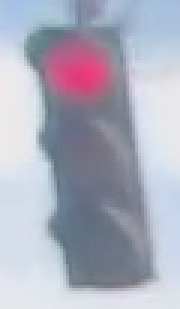
#> input picture Traffic Light 99%/traffic_light_images/training/red/26e44f94-2b05-4e13-b1b1-841ec9550220.jpg, 60 x 103 px (shown 3 times larger)
$ python draft-classifier-all-functions.py
#> lines starting #> are read from the running program, lines starting #| are printed output that depends on the picture; after the words box and inside, x2 and y2 are one past the last pixel; in counts of white or black regions, pixels touching at a corner belong together
### Traffic Light 99%/helpers.py
import os
import glob # library for loading images from a directory
import matplotlib.image as mpimg
import matplotlib.pyplot as plt
import numpy as np
import cv2 #computer vision library


# This function loads in images and their labels and places them in a list
# The list contains all images and their associated labels
# For example, after data is loaded, im_list[0][:] will be the first image-label pair in the list
def load_dataset(image_dir):
    # Populate this empty image list
#> called with image_dir = 'traffic_light_images/training/'
    im_list = []
    image_types = ["red", "yellow", "green"]
    # Iterate through each color folder
    for im_type in image_types:
        # Iterate through each image file in each image_type folder
        # glob reads in any image with the extension "image_dir/im_type/*"
        for file in glob.glob(os.path.join(image_dir, im_type, "*")):

            # Read in the image
            im = mpimg.imread(file)
#> im is the input picture: shape (103, 60, 3); mean R, G, B 171.8, 173.6, 189

            # Check if the image exists/if it's been correctly read-in
            if not im is None:
                # Append the image, and it's type (red, green, yellow) to the image list
                im_list.append((im, im_type))
    return im_list

#This function takes an image and displays it
# [44 lines left out: functions display_image, standardize_input, one_hot_encode, standardize, not called in this run]

### Traffic Light 97%/home/test_functions.py
import unittest
from IPython.display import Markdown, display


# Helper functions for printing markdown text (text in color/bold/etc)
def printmd(string):
    display(Markdown(string))

# Print a test failed message, given an error
def print_fail():
    printmd('**<span style="color: red;">TEST FAILED</span>**')

# Print a test passed message
def print_pass():
    printmd('**<span style="color: green;">TEST PASSED</span>**')


# A class holding all tests
class Tests(unittest.TestCase):


    # Tests the `one_hot_encode` function, which is passed in as an argument
    def test_one_hot(self, one_hot_function):

        # Test that the generated one-hot labels match the expected one-hot label
        # For all three cases (red, yellow, green)
        try:
            self.assertEqual([1,0,0], one_hot_function('red'))
            self.assertEqual([0,1,0], one_hot_function('yellow'))
            self.assertEqual([0,0,1], one_hot_function('green'))

        # If the function does *not* pass all 3 tests above, it enters this exception
        except self.failureException as e:
            # Print out an error message
            print_fail()
            print("Your function did not return the expected one-hot label.")
            print('\n'+str(e))
            return

        # Print out a "test passed" message
        print_pass()


    # Tests if any misclassified images are red but mistakenly classified as green
    # [19 lines left out: function test_red_as_green, not called in this run]

### Traffic Light 99%/draft-classifier-all-functions.py
import random
import numpy as np
import matplotlib.pyplot as plt
import cv2 #computer vision library

import helpers # helper functions
import test_functions

# Image data directories
IMAGE_DIR_TRAINING = "traffic_light_images/training/"
IMAGE_DIR_TEST = "traffic_light_images/test/"

# Using the load_dataset function in helpers.py
# Load training data
IMAGE_LIST = helpers.load_dataset(IMAGE_DIR_TRAINING)
#> IMAGE_LIST = 2 items

def display_image(image):
    plt.imshow(image[0])
    plt.show()
    print("Shape: " + str(image[0].shape))
    print("Label: " + str(image[1]))


#THE FOLLOWING LINES TEST THE DISPLAY FUNCTION.
for i in range(len(IMAGE_LIST)):
    if IMAGE_LIST[i][1] == 'red':
        print('Image: ' + str(i))
        display_image(IMAGE_LIST[i])
        break
#> this loop made 1 pass
#| Image: 0
#| Shape: (103, 60, 3)
#| Label: red

for i in range(len(IMAGE_LIST)):
    if IMAGE_LIST[i][1] == 'yellow':
        print('Image: ' + str(i))
        display_image(IMAGE_LIST[i])
        break
#> this loop made 2 passes

for i in range(len(IMAGE_LIST)):
    if IMAGE_LIST[i][1] == 'green':
        print('Image: ' + str(i))
        display_image(IMAGE_LIST[i])
        break


# This function should take in an RGB image and return a new, standardized version
def standardize_input(image):

    #Resize image and pre-process so that all "standard" images are the same size
    standard_im = np.copy(image)
    standard_im = cv2.resize(standard_im, (32, 32))

    return standard_im

# Given a label - "red", "green", or "yellow" - return a one-hot encoded label
def one_hot_encode(label):

    #Create a one-hot encoded label that works for all classes of traffic lights
    one_hot_encoded = []
    if label == 'red':
        one_hot_encoded = [1, 0, 0]
    elif label == 'yellow':
        one_hot_encoded = [0, 1, 0]
    else:
        one_hot_encoded = [0, 0, 1]
    return one_hot_encoded


# Test for one_hot_encode function
tests = test_functions.Tests()
tests.test_one_hot(one_hot_encode)


def standardize(image_list):

    # Empty image data array
    standard_list = []

    # Iterate through all the image-label pairs
    for item in image_list:
        image = item[0]
        label = item[1]

        # Standardize the image
        standardized_im = standardize_input(image)

        # One-hot encode the label
        one_hot_label = one_hot_encode(label)

        # Append the image, and it's one hot encoded label to the full, processed list of image data
        standard_list.append((standardized_im, one_hot_label))
#> this loop made 2 passes
#> (label, one_hot_label) on passes 1 to 2: ('red', [1, 0, 0]), ('green', [0, 0, 1])
#> pass 1, in standardize_input, `standard_im = cv2.resize(standard_im, (32, 32))`:
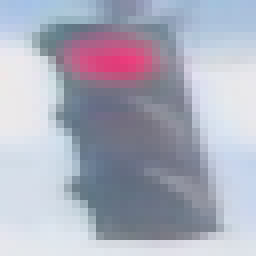
#> standard_im: shape (32, 32, 3) (shown 8 times larger); mean R, G, B 171.6, 173.4, 188.8
#> pass 2, in standardize_input (call 2), `standard_im = cv2.resize(standard_im, (32, 32))`:
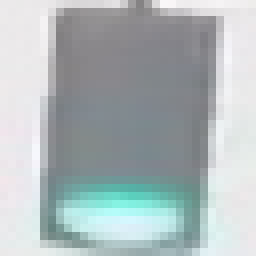
#> standard_im: shape (32, 32, 3) (shown 8 times larger); mean R, G, B 173.5, 183.7, 185.4
#> after the loop, standard_list = 2 items

    return standard_list

# Standardize all training images
STANDARDIZED_LIST = standardize(IMAGE_LIST)
#> STANDARDIZED_LIST = 2 items


def saturation(rgb_image):
    hsv = cv2.cvtColor(rgb_image, cv2.COLOR_RGB2HSV)

    s = hsv[:,:, 1]

    height, width, color = hsv.shape

    lower_bound = (np.sum(s) / (height * width)) + np.std(s)
    upper_bound = 256

    mask = cv2.inRange(s, lower_bound, upper_bound)

    masked_image = np.copy(rgb_image)
    masked_image[mask == 0] = 0

    # [7 lines of commented-out code are left out]
    return masked_image

def brightness(rgb_image):
    image = saturation(rgb_image)

    #Convert image to HSV color space
    hsv = cv2.cvtColor(image, cv2.COLOR_RGB2HSV)
    v = hsv[:,:, 2] #displays image brightness

    v_sum = np.sum(v)
    v_std = np.std(v) * 2
    area = 32 * 32

    lower_bound1 = (v_sum / area) + v_std
    upper_bound1 = 256

    mask1 = cv2.inRange(v, lower_bound1, upper_bound1) #selects sections brightest sections of h

    masked_image = np.copy(image)
    masked_image[mask1 == 0] = 0 #assigns maximum darkness to sections outside the brightest section

    # [8 lines of commented-out code are left out]

    return masked_image

def red(rgb_image):
    image = brightness(rgb_image)
    hsv = cv2.cvtColor(image, cv2.COLOR_RGB2HSV)

    lower_bound = np.array([120, 0, 0])
    upper_bound = np.array([180, 255, 255])

    mask = cv2.inRange(hsv, lower_bound, upper_bound)

    masked_image = np.copy(image)
    masked_image[mask==0] = 0

    #plt.imshow(masked_image)

    count = 0

    height, width, color = masked_image.shape
    for i in range(height):
        for j in range(width):
            for z in range(color):
                if masked_image[i][j][z] != 0:
                    count += 1

    return count

def yellow(rgb_image):
    image = brightness(rgb_image)
    hsv = cv2.cvtColor(image, cv2.COLOR_RGB2HSV)

    lower_bound = np.array([15, 0, 0])
    upper_bound = np.array([70, 255, 255])

    mask = cv2.inRange(hsv, lower_bound, upper_bound)

    masked_image = np.copy(image)
    masked_image[mask==0] = 0

    #plt.imshow(masked_image)

    count = 0

    height, width, color = masked_image.shape
    for i in range(height):
        for j in range(width):
            for z in range(color):
                if masked_image[i][j][z] != 0:
                    count += 1
    return count

def green(rgb_image):
    image = brightness(rgb_image)
    hsv = cv2.cvtColor(image, cv2.COLOR_RGB2HSV)

    lower_bound = np.array([70, 0, 0])
    upper_bound = np.array([95, 255, 255])

    mask = cv2.inRange(hsv, lower_bound, upper_bound)

    masked_image = np.copy(image)
    masked_image[mask==0] = 0

    #plt.imshow(masked_image)

    count = 0

    height, width, color = masked_image.shape
    for i in range(height):
        for j in range(width):
            for z in range(color):
                if masked_image[i][j][z] != 0:
                    count += 1
    return count


def estimate_label(rgb_image):

    #Extract feature(s) from the RGB image and use those features to
    ## classify the image and output a one-hot encoded label
    predicted_label = []

    y_count = yellow(rgb_image)
    r_count = red(rgb_image)
    g_count = green(rgb_image)

    if r_count > y_count and r_count > g_count:
        predicted_label = [1,0,0]
    elif y_count > r_count and y_count > g_count:
        predicted_label = [0,1,0]
    else:
        predicted_label = [0, 0, 1]

    return predicted_label


# Using the load_dataset function in helpers.py
# Load test data
TEST_IMAGE_LIST = helpers.load_dataset(IMAGE_DIR_TEST)
#> TEST_IMAGE_LIST = 2 items

# Standardize the test data
STANDARDIZED_TEST_LIST = standardize(TEST_IMAGE_LIST)
#> the loop in standardize (call 2), `for item in image_list:` made 2 passes
#> STANDARDIZED_TEST_LIST = 2 items

# Shuffle the standardized test data
random.shuffle(STANDARDIZED_TEST_LIST)


# Constructs a list of misclassified images given a list of test images and their labels
# This will throw an AssertionError if labels are not standardized (one-hot encoded)

def get_misclassified_images(test_images):
    # Track misclassified images by placing them into a list
    misclassified_images_labels = []

    # Iterate through all the test images
    # Classify each image and compare to the true label
    for image in test_images:

        # Get true data
        im = image[0]
        true_label = image[1]
        assert(len(true_label) == 3), "The true_label is not the expected length (3)."

        # Get predicted label from your classifier
        predicted_label = estimate_label(im)
        assert(len(predicted_label) == 3), "The predicted_label is not the expected length (3)."

        # Compare true and predicted labels
        if(predicted_label != true_label):
            # If these labels are not equal, the image has been misclassified
            misclassified_images_labels.append((im, predicted_label, true_label))
#> this loop made 2 passes
#> pass 1, in saturation, `s = hsv[:,:, 1]`:
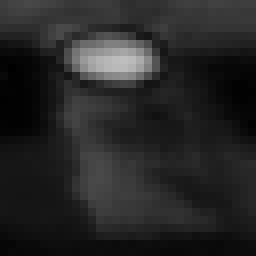
#> s: shape (32, 32) (shown 8 times larger); min 0, max 190, mean 38
#> pass 1, in saturation, `mask = cv2.inRange(s, lower_bound, upper_bound)`:
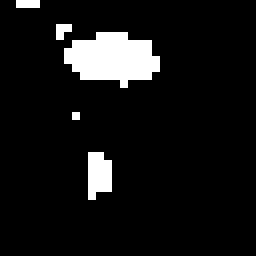
#> mask: shape (32, 32) (shown 8 times larger); 7.8% white; 5 white regions (4 under 20 px), largest, box (x1, y1, x2, y2) and area: (8, 4, 20, 11) 58
#> pass 1, in brightness, `image = saturation(rgb_image)`:
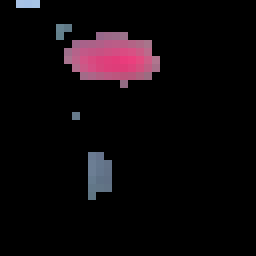
#> image: shape (32, 32, 3) (shown 8 times larger); mean R, G, B 13.2, 7.9, 10.7
#> after the loop, misclassified_images_labels = []

    # Return the list of misclassified [image, predicted_label, true_label] values
    return misclassified_images_labels


# Find all misclassified images in a given test set
MISCLASSIFIED = get_misclassified_images(STANDARDIZED_TEST_LIST)
#> MISCLASSIFIED = []

# Accuracy calculations
total = len(STANDARDIZED_TEST_LIST)
#> total = 2
num_correct = total - len(MISCLASSIFIED)
#> num_correct = 2
accuracy = num_correct/total
#> accuracy = 1

print('Accuracy: ' + str(accuracy))
#| Accuracy: 1.0
print("Number of misclassified images = " + str(len(MISCLASSIFIED)) +' out of '+ str(total))
#| Number of misclassified images = 0 out of 2

## Visualize misclassified example(s)
#Display an image in the `MISCLASSIFIED` list
#Print out its predicted label - to see what the image *was* incorrectly classified as
#> (the run stopped early here; a loop or call above may not have finished)
